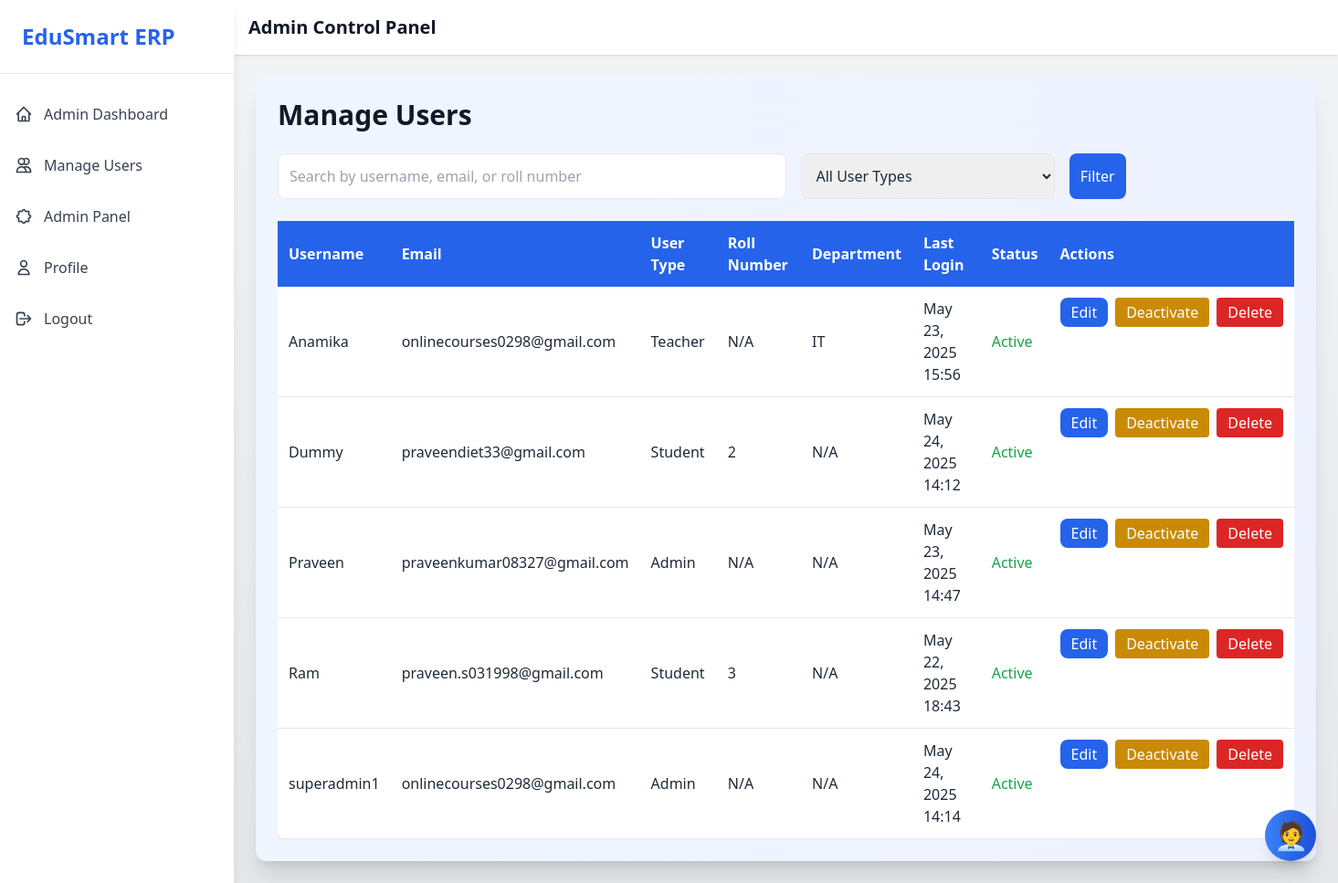
The page /accounts/manage-users/ (signed in) on the database its author committed.
### accounts/models.py (models this page shows, shortened)
class CustomUser(AbstractUser):
    USER_TYPE_CHOICES = (
        ('student', 'Student'),
        ('teacher', 'Teacher'),
        ('admin', 'Admin'),  # Added admin choice
    )
    user_type = models.CharField(max_length=10, choices=USER_TYPE_CHOICES, default='student')
    department = models.CharField(max_length=100, blank=True, null=True)
    designation = models.CharField(max_length=100, blank=True, null=True)
    course = models.CharField(max_length=100, blank=True, null=True)
    branch = models.CharField(max_length=100, blank=True, null=True)
    roll_number = models.CharField(max_length=50, blank=True, null=True)
    profile_picture = models.ImageField(upload_to='profiles/', blank=True, null=True)
    bio = models.TextField(blank=True, null=True)
    is_email_verified = models.BooleanField(default=False)
    is_active = models.BooleanField(default=True)
    is_sub_admin = models.BooleanField(default=False)  # Added field

### accounts/views.py (the view)
# urls.py: path('manage-users/', views.manage_users, name='manage_users'),
@admin_required
def manage_users(request):
    search_query = request.GET.get('search', '')
    user_type_filter = request.GET.get('user_type', '')
    users = CustomUser.objects.all()
    if search_query:
        users = users.filter(
            Q(username__icontains=search_query) |
            Q(email__icontains=search_query) |
            Q(roll_number__icontains=search_query)
        )
    if user_type_filter:
        users = users.filter(user_type=user_type_filter)
    paginator = Paginator(users.order_by('username'), 10)
    page_number = request.GET.get('page')
    page_obj = paginator.get_page(page_number)
    user_stats = {}
    for user in page_obj:
        quiz_results = QuizResult.objects.filter(user=user)
        user_stats[user.id] = {
            'last_login': user.last_login,
        }
    return render(request, 'accounts/manage_users.html', {
        'page_obj': page_obj,
        'user_stats': user_stats,
        'search_query': search_query,
        'user_type_filter': user_type_filter,
    })

### accounts/permissions.py (called while the page is built)
def admin_required(view_func):
    def check_admin(user):
        return user.is_authenticated and user.user_type == 'admin'
    return user_passes_test(check_admin)(view_func)

### accounts/templates/accounts/manage_users.html (shortened to what this page needs)
{% extends 'base.html' %}
{% block header %}Admin Control Panel{% endblock %}
{% block content %}
<div class="max-w-7xl mx-auto p-6 bg-gradient-to-r from-blue-50 to-indigo-50 shadow-xl rounded-xl">
    <h2 class="text-3xl font-bold text-gray-900 mb-6">Manage Users</h2>
    <form method="get" class="mb-6 flex flex-col md:flex-row gap-4">
        <input type="text" name="search" value="{{ search_query }}" placeholder="Search by username, email, or roll number" class="w-full md:w-1/2 p-3 border rounded-lg focus:ring-2 focus:ring-blue-500">
        <select name="user_type" class="w-full md:w-1/4 p-3 border rounded-lg">
            <option value="">All User Types</option>
        </select>
        <button type="submit" class="bg-blue-600 text-white p-3 rounded-lg hover:bg-blue-700">Filter</button>
    </form>
    <div class="overflow-x-auto">
        <table class="w-full bg-white rounded-lg shadow">
            <thead>
                <tr class="bg-blue-600 text-white">
                    <th class="p-3 text-left">Username</th>
                    <th class="p-3 text-left">Email</th>
                    <th class="p-3 text-left">User Type</th>
                    <th class="p-3 text-left">Roll Number</th>
                    <th class="p-3 text-left">Department</th>
                    <th class="p-3 text-left">Last Login</th>
                    <th class="p-3 text-left">Status</th>
                    <th class="p-3 text-left">Actions</th>
                </tr>
            </thead>
            <tbody>
                {% for user in page_obj %}
                    <tr class="border-b">
                        <td class="p-3">{{ user.username }}</td>
                        <td class="p-3">{{ user.email }}</td>
                        <td class="p-3">{{ user.get_user_type_display }}</td>
                        <td class="p-3">{{ user.roll_number|default:"N/A" }}</td>
                        <td class="p-3">{{ user.department|default:"N/A" }}</td>
                        <td class="p-3">{{ user.last_login|date:"F j, Y H:i"|default:"Never" }}</td>
                        <td class="p-3">
                            {% if user.is_active %}
                                <span class="text-green-600">Active</span>
                            {% else %}
                                <span class="text-red-600">Deactivated</span>
                            {% endif %}
                        </td>
                        <td class="p-3 flex gap-2">
                            <a href="{% url 'accounts:edit_user' user.id %}" class="bg-blue-600 text-white px-3 py-1 rounded hover:bg-blue-700">Edit</a>
                            <form method="post" action="{% url 'accounts:toggle_user_status' user.id %}" onsubmit="return confirm('Are you sure you want to {% if user.is_active %}deactivate{% else %}activate{% endif %} {{ user.username }}?');">
                                <button type="submit" class="bg-yellow-600 text-white px-3 py-1 rounded hover:bg-yellow-700">
                                    {% if user.is_active %}Deactivate{% else %}Activate{% endif %}
                                </button>
                            </form>
                            <form method="post" action="{% url 'accounts:delete_user' user.id %}" onsubmit="return confirm('Are you sure you want to delete {{ user.username }}? This action cannot be undone.');">
                                <button type="submit" class="bg-red-600 text-white px-3 py-1 rounded hover:bg-red-700">Delete</button>
                            </form>
                        </td>
                    </tr>
                {% empty %}
                    <tr>
                        <td colspan="8" class="p-3 text-center text-gray-600">No users found.</td>
                    </tr>
                {% endfor %}
            </tbody>
        </table>
    </div>
</div>
{% endblock %}

### static/css/styles.css (style rules this page uses)
body.theme-light { background: linear-gradient(to bottom, #f3f4f6, #e5e7eb); color: #1f2937; }
button, a.bg-blue-600 { background: #2563eb; border-radius: 8px; transition: all 0.3s ease; }
input, select { border-radius: 8px; transition: all 0.3s ease; }
.theme-light { background-color: #f3f4f6; color: #1f2937; }

### rows shown on the page
CustomUser: username "Anamika", email "onlinecourses0298@gmail.com", user_type "Teacher", roll_number "N/A", department "IT", last_login "May 23, 2025 15:56", is_active "Active"
CustomUser: username "Dummy", email "praveendiet33@gmail.com", user_type "Student", roll_number "2", department "N/A", last_login "May 24, 2025 14:12", is_active "Active"
CustomUser: username "Praveen", email "praveenkumar08327@gmail.com", user_type "Admin", roll_number "N/A", department "N/A", last_login "May 23, 2025 14:47", is_active "Active"
CustomUser: username "Ram", email "praveen.s031998@gmail.com", user_type "Student", roll_number "3", department "N/A", last_login "May 22, 2025 18:43", is_active "Active"
CustomUser: username "superadmin1", email "onlinecourses0298@gmail.com", user_type "Admin", roll_number "N/A", department "N/A", last_login "May 24, 2025 14:14", is_active "Active"
